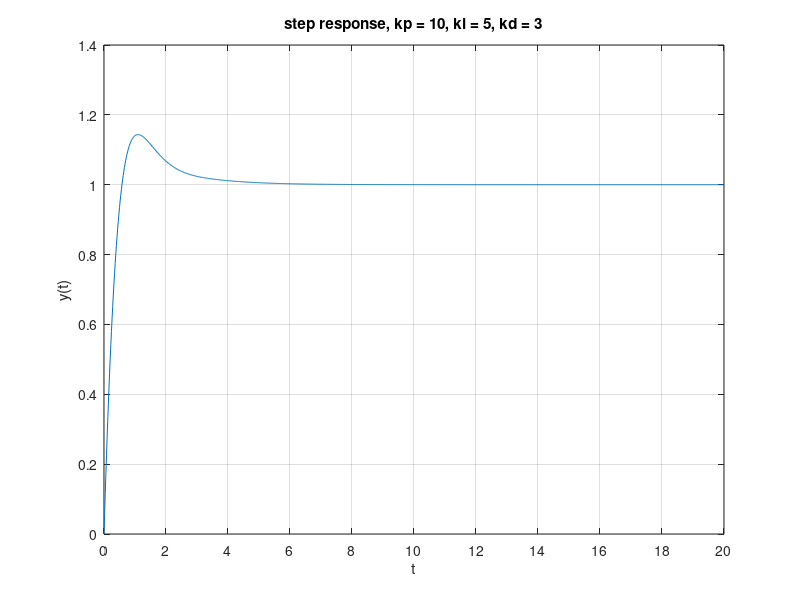
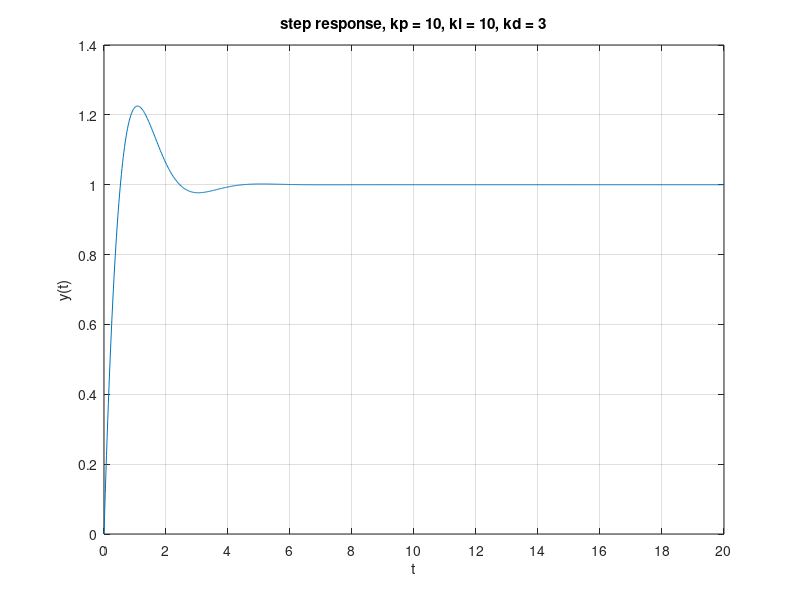
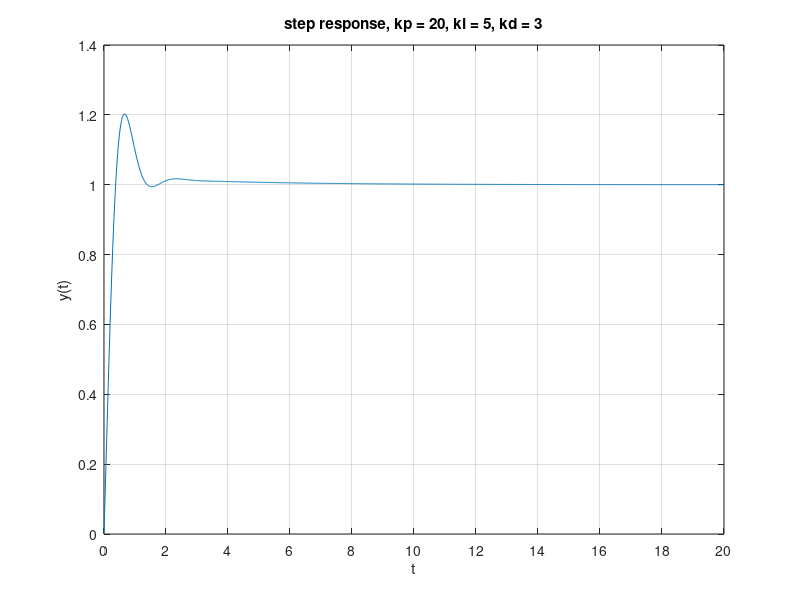
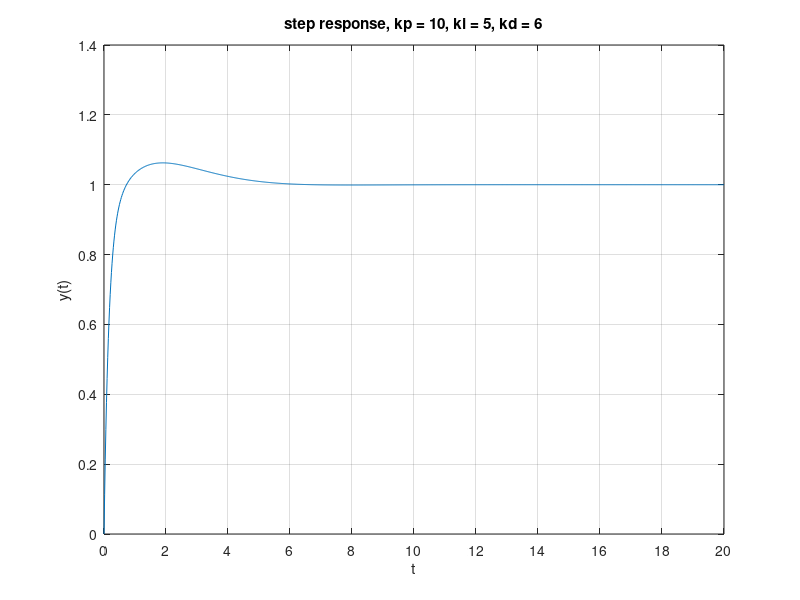

Write the MATLAB code that produced these figures, in order. (Note: this script raises an error after producing the figures.)
%% Lab 4

% Gregory Leonberg

%% Part A -- PID Response to Step Input

%% original case

% sample code given to calculate transfer function
a = 2; kp = 10; ki = 5; kd = 3;
s = tf('s');
G = 1/(s*(s+a));
Gc = kp + ki/s + kd*s;
H = minreal(Gc*G/(1+Gc*G));
Herr = minreal(1/(1+Gc*G));
Hdist = minreal(G/(1+Gc*G));

% determine poles
p = pzmap(H);

% determine 40dB time constant
tau = -log(100) / real(p(3))

% declare x region for plotting
t = linspace(0, 20, 1001);

% unit step function
u = @(t) double(t>=0);

% calculate step response
vals = lsim(H, u(t), t);

% plot step response
figure;
plot(t, vals)
title('step response, kp = 10, ki = 5, kd = 3')
xlabel('t')
ylabel('y(t)')
xlim([0, 20])
ylim([0, 1.4])
set(gca, 'xtick', 0:2:20)
set(gca, 'ytick', 0:0.2:1.4)
grid on;

%% ki = 10

% sample code given to calculate transfer function
a = 2; kp = 10; ki = 10; kd = 3;
s = tf('s');
G = 1/(s*(s+a));
Gc = kp + ki/s + kd*s;
H = minreal(Gc*G/(1+Gc*G));
Herr = minreal(1/(1+Gc*G));
Hdist = minreal(G/(1+Gc*G));

% determine poles
p = pzmap(H);

% determine 40dB time constant
tau = -log(100) / real(p(3))

% declare x region for plotting
t = linspace(0, 20, 1001);

% unit step function
u = @(t) double(t>=0);

% calculate step response
vals = lsim(H, u(t), t);

% plot step response
figure;
plot(t, vals)
title('step response, kp = 10, ki = 10, kd = 3')
xlabel('t')
ylabel('y(t)')
xlim([0, 20])
ylim([0, 1.4])
set(gca, 'xtick', 0:2:20)
set(gca, 'ytick', 0:0.2:1.4)
grid on;

%% kp = 20

% sample code given to calculate transfer function
a = 2; kp = 20; ki = 5; kd = 3;
s = tf('s');
G = 1/(s*(s+a));
Gc = kp + ki/s + kd*s;
H = minreal(Gc*G/(1+Gc*G));
Herr = minreal(1/(1+Gc*G));
Hdist = minreal(G/(1+Gc*G));

% determine poles
p = pzmap(H);

% determine 40dB time constant
tau = -log(100) / real(p(3))

% declare x region for plotting
t = linspace(0, 20, 1001);

% unit step function
u = @(t) double(t>=0);

% calculate step response
vals = lsim(H, u(t), t);

% plot step response
figure;
plot(t, vals)
title('step response, kp = 20, ki = 5, kd = 3')
xlabel('t')
ylabel('y(t)')
xlim([0, 20])
ylim([0, 1.4])
set(gca, 'xtick', 0:2:20)
set(gca, 'ytick', 0:0.2:1.4)
grid on;

%% kd = 6

% sample code given to calculate transfer function
a = 2; kp = 10; ki = 5; kd = 6;
s = tf('s');
G = 1/(s*(s+a));
Gc = kp + ki/s + kd*s;
H = minreal(Gc*G/(1+Gc*G));
Herr = minreal(1/(1+Gc*G));
Hdist = minreal(G/(1+Gc*G));

% determine poles
p = pzmap(H);

% determine 40dB time constant
tau = -log(100) / real(p(3))

% declare x region for plotting
t = linspace(0, 20, 1001);

% unit step function
u = @(t) double(t>=0);

% calculate step response
vals = lsim(H, u(t), t);

% plot step response
figure;
plot(t, vals)
title('step response, kp = 10, ki = 5, kd = 6')
xlabel('t')
ylabel('y(t)')
xlim([0, 20])
ylim([0, 1.4])
set(gca, 'xtick', 0:2:20)
set(gca, 'ytick', 0:0.2:1.4)
grid on;

%% kp = 20, ki = 10

% sample code given to calculate transfer function
a = 2; kp = 20; ki = 10; kd = 3;
s = tf('s');
G = 1/(s*(s+a));
Gc = kp + ki/s + kd*s;
H = minreal(Gc*G/(1+Gc*G));
Herr = minreal(1/(1+Gc*G));
Hdist = minreal(G/(1+Gc*G));

% determine poles
p = pzmap(H);

% determine 40dB time constant
tau = -log(100) / real(p(3))

% declare x region for plotting
t = linspace(0, 20, 1001);

% unit step function
u = @(t) double(t>=0);

% calculate step response
vals = lsim(H, u(t), t);

% plot step response
figure;
plot(t, vals)
title('step response, kp = 20, ki = 10, kd = 3')
xlabel('t')
ylabel('y(t)')
xlim([0, 20])
ylim([0, 1.4])
set(gca, 'xtick', 0:2:20)
set(gca, 'ytick', 0:0.2:1.4)
grid on;

%% kp = 20, kd = 6

% sample code given to calculate transfer function
a = 2; kp = 20; ki = 5; kd = 6;
s = tf('s');
G = 1/(s*(s+a));
Gc = kp + ki/s + kd*s;
H = minreal(Gc*G/(1+Gc*G));
Herr = minreal(1/(1+Gc*G));
Hdist = minreal(G/(1+Gc*G));

% determine poles
p = pzmap(H);

% determine 40dB time constant
tau = -log(100) / real(p(3))

% declare x region for plotting
t = linspace(0, 20, 1001);

% unit step function
u = @(t) double(t>=0);

% calculate step response
vals = lsim(H, u(t), t);

% plot step response
figure;
plot(t, vals)
title('step response, kp = 20, ki = 5, kd = 6')
xlabel('t')
ylabel('y(t)')
xlim([0, 20])
ylim([0, 1.4])
set(gca, 'xtick', 0:2:20)
set(gca, 'ytick', 0:0.2:1.4)
grid on;

%% ki = 10, kd = 6

% sample code given to calculate transfer function
a = 2; kp = 10; ki = 10; kd = 6;
s = tf('s');
G = 1/(s*(s+a));
Gc = kp + ki/s + kd*s;
H = minreal(Gc*G/(1+Gc*G));
Herr = minreal(1/(1+Gc*G));
Hdist = minreal(G/(1+Gc*G));

% determine poles
p = pzmap(H);

% determine 40dB time constant
tau = -log(100) / real(p(3))

% declare x region for plotting
t = linspace(0, 20, 1001);

% unit step function
u = @(t) double(t>=0);

% calculate step response
vals = lsim(H, u(t), t);

% plot step response
figure;
plot(t, vals)
title('step response, kp = 10, ki = 10, kd = 6')
xlabel('t')
ylabel('y(t)')
xlim([0, 20])
ylim([0, 1.4])
set(gca, 'xtick', 0:2:20)
set(gca, 'ytick', 0:0.2:1.4)
grid on;

%% kp = 20, ki = 10, kd = 6

% sample code given to calculate transfer function
a = 2; kp = 20; ki = 10; kd = 6;
s = tf('s');
G = 1/(s*(s+a));
Gc = kp + ki/s + kd*s;
H = minreal(Gc*G/(1+Gc*G));
Herr = minreal(1/(1+Gc*G));
Hdist = minreal(G/(1+Gc*G));

% determine poles
p = pzmap(H);

% determine 40dB time constant
tau = -log(100) / real(p(3))

% declare x region for plotting
t = linspace(0, 20, 1001);

% unit step function
u = @(t) double(t>=0);

% calculate step response
vals = lsim(H, u(t), t);

% plot step response
figure;
plot(t, vals)
title('step response, kp = 20, ki = 10, kd = 6')
xlabel('t')
ylabel('y(t)')
xlim([0, 20])
ylim([0, 1.4])
set(gca, 'xtick', 0:2:20)
set(gca, 'ytick', 0:0.2:1.4)
grid on;

%% Part B - Tracking

clear all;

a = 2; kp = 10; ki = 5; kd = 3;
s = tf('s');
G = 1/(s*(s+a));
Gc = kp + ki/s + kd*s;
H = minreal(Gc*G/(1+Gc*G));
Herr = minreal(1/(1+Gc*G));
Hdist = minreal(G/(1+Gc*G));

% declare x region for plotting
t = linspace(0, 20, 1001);

% unit step function
u = @(t) double(t>=0);

% creating reference input signals
r1 = @(t) u(t) + u(t-10);
r2 = @(t) 0.1 .* t .* u(t);
r3 = @(t) atan(0.1 .* t) .* u(t);
r4 = @(t) 0.04.*t.*u(t) ... 
          - 0.04.*t.*u(t-10) ...
          + (-2 + 0.69.*t - 0.07.*t.*t + 0.0025.*t.*t.*t).*u(t-10) ...
          - (-2 + 0.69.*t - 0.07.*t.*t + 0.0025.*t.*t.*t).*u(t-14) ...
          + (0.8 + 0.2.*(t-14)).*u(t-14) ...
          - (0.8 + 0.2.*(t-14)).*u(t-20);

% generating output with lsim for each input signal
y1 = lsim(H, r1(t), t);
y2 = lsim(H, r2(t), t);     
y3 = lsim(H, r3(t), t);      
y4 = lsim(H, r4(t), t);    

% generate errors for each input signal
ye1 = lsim(Herr, r1(t), t);
ye2 = lsim(Herr, r2(t), t);
ye3 = lsim(Herr, r3(t), t);
ye4 = lsim(Herr, r4(t), t);

% plot outputs wrt inputs, and errors for each input signal

% input signal r1
figure;
plot(t, y1, 'b-', t, r1(t), 'r:');
title('tracking step changes')
legend('y(t)', 'r(t)')
xlabel('t')
ylabel('y(t)')
xlim([0, 20])
ylim([0, 2.5])
set(gca, 'xtick', 0:2:20)
set(gca, 'ytick', 0:0.5:2.5)
grid on;

figure;
plot(t, ye1);
title('tracking error')
xlabel('t')
ylabel('e(t)')
xlim([0, 20])
ylim([-0.2, 1.2])
set(gca, 'xtick', 0:2:20)
set(gca, 'ytick', -0.2:0.2:1.2)
grid on; 
      
% input signal r2
figure;
plot(t, y2, 'b-', t, r2(t), 'r:');
title('ramp tracking')
legend('y(t)', 'r(t)')
xlabel('t')
ylabel('y(t)')
xlim([0, 20])
ylim([0, 2.5])
set(gca, 'xtick', 0:2:20)
set(gca, 'ytick', 0:0.5:2.5)
grid on;

figure;
plot(t, ye2);
title('tracking error')
xlabel('t')
ylabel('e(t)')
xlim([0, 20])
ylim([-0.1, 0.1])
set(gca, 'xtick', 0:2:20)
set(gca, 'ytick', -0.1:0.05:0.1)
grid on;   
  
% input signal r3
figure;
plot(t, y3, 'b-', t, r3(t), 'r:');
title('ramp tracking with correct angle')
legend('y(t)', 'r(t)')
xlabel('t')
ylabel('y(t)')
xlim([0, 20])
ylim([0, 2.5])
set(gca, 'xtick', 0:2:20)
set(gca, 'ytick', 0:0.5:2.5)
grid on;

figure;
plot(t, ye3);
title('tracking error')
xlabel('t')
ylabel('e(t)')
xlim([0, 20])
ylim([-0.1, 0.1])
set(gca, 'xtick', 0:2:20)
set(gca, 'ytick', -0.1:0.05:0.1)
grid on;       
      
% input signal r4
figure;
plot(t, y4, 'b-', t, r4(t), 'r:');
title('accelerating case')
legend('y(t)', 'r(t)')
xlabel('t')
ylabel('y(t)')
xlim([0, 20])
ylim([0, 2.5])
set(gca, 'xtick', 0:2:20)
set(gca, 'ytick', 0:0.5:2.5)
grid on;

figure;
plot(t, ye4);
title('tracking error')
xlabel('t')
ylabel('e(t)')
xlim([0, 20])
ylim([-0.1, 0.1])
set(gca, 'xtick', 0:2:20)
set(gca, 'ytick', -0.1:0.05:0.1)
grid on;       

% ki = 0 plot

% recalculate transfer functions for ki = 0
a = 2; kp = 10; ki = 0; kd = 3;
s = tf('s');
G = 1/(s*(s+a));
Gc = kp + ki/s + kd*s;
H = minreal(Gc*G/(1+Gc*G));
Herr = minreal(1/(1+Gc*G));

% reapply lsim for new transfer functions
y2 = lsim(H, r2(t), t);  
ye2 = lsim(Herr, r2(t), t);

% plot new transfer functions for input r2
figure;
plot(t, y2, 'b-', t, r2(t), 'r:');
title('ramp tracking, ki = 0')
legend('y(t)', 'r(t)')
xlabel('t')
ylabel('y(t)')
xlim([0, 20])
ylim([0, 2.5])
set(gca, 'xtick', 0:2:20)
set(gca, 'ytick', 0:0.5:2.5)
grid on;

figure;
plot(t, ye2);
title('tracking error, ki = 0')
xlabel('t')
ylabel('e(t)')
xlim([0, 20])
ylim([-0.1, 0.1])
set(gca, 'xtick', 0:2:20)
set(gca, 'ytick', -0.1:0.05:0.1)
grid on;   

%% Part C - Torque

clear all;

s = tf('s');

% declare x region for plotting
t = linspace(0, 20, 1001);

% unit step function
u = @(t) double(t>=0);

% creating reference input signals
r1 = @(t) u(t) + u(t-10);
r2 = @(t) 0.1 .* t .* u(t);
r3 = @(t) atan(0.1 .* t) .* u(t);
r4 = @(t) 0.04.*t.*u(t) ... 
          - 0.04.*t.*u(t-10) ...
          + (-2 + 0.69.*t - 0.07.*t.*t + 0.0025.*t.*t.*t).*u(t-10) ...
          - (-2 + 0.69.*t - 0.07.*t.*t + 0.0025.*t.*t.*t).*u(t-14) ...
          + (0.8 + 0.2.*(t-14)).*u(t-14) ...
          - (0.8 + 0.2.*(t-14)).*u(t-20);
      
% sample code given to calculate transfer function
a = 2; kp = 10; ki = 5; kd = 3;

% declare given tau
tau = 0.05;

% recalculate Gc with new tau
Gc = kp + ki/s + (kd*s)/(tau*s+1);

% recalculate H with new tau
H = ((kd + tau*kp)*s*s + (kp + tau*ki)*s + ki) / ...
    (tau*s*s*s*s + (tau*a+1)*s*s*s + (a+kd+tau*kp)*s*s ...
    + (kp + tau*ki)*s + ki);

% f(t) = [r(t) - y(t)] * gc(t)

% generate each y(t) vector
yt1 = lsim(H, r1(t), t);
yt2 = lsim(H, r2(t), t);
yt3 = lsim(H, r3(t), t);
yt4 = lsim(H, r4(t), t);

% generate f(t) vectors
ft1 = lsim(Gc, (r1(t)'-yt1), t);
ft2 = lsim(Gc, (r2(t)'-yt2), t);
ft3 = lsim(Gc, (r3(t)'-yt3), t);
ft4 = lsim(Gc, (r4(t)'-yt4), t);

% plot torque step
figure;
plot(t, ft1)
title('torque f(t) -- step changes')
xlabel('t')
ylabel('f(t)')
xlim([0,20])
ylim([-20, 80])
set(gca, 'xtick', 0:2:20)
set(gca, 'ytick', -20:20:80)

% plot torque ramp tracking
figure;
plot(t, ft2)
title('torque f(t) -- ramp tracking')
xlabel('t')
ylabel('f(t)')
xlim([0,20])
ylim([0, 0.5])
set(gca, 'xtick', 0:2:20)
set(gca, 'ytick', 0:0.1:0.5)
grid on;

% plot torque ramp angle
figure;
plot(t, ft3)
title('torque f(t) -- ramp with correct angle')
xlabel('t')
ylabel('f(t)')
xlim([0,20])
ylim([0, 0.5])
set(gca, 'xtick', 0:2:20)
set(gca, 'ytick', 0:0.1:0.5)
grid on;

% plot torque accel
figure;
plot(t, ft4)
title('torque f(t) -- accelerating case')
xlabel('t')
ylabel('f(t)')
xlim([0,20])
ylim([0,0.5])
set(gca, 'xtick', 0:2:20)
set(gca, 'ytick', 0:0.1:0.5)
grid on;

% set tau to zero
tau = 0;


%% Part D - Disturbance

clear all;

% declare x region for plotting
t = linspace(0, 20, 1001);

% unit step function
u = @(t) double(t>=0);

% creating reference input signals
r1 = @(t) u(t) + u(t-10);
r2 = @(t) 0.1 .* t .* u(t);
r3 = @(t) atan(0.1 .* t) .* u(t);
r4 = @(t) 0.04.*t.*u(t) ... 
          - 0.04.*t.*u(t-10) ...
          + (-2 + 0.69.*t - 0.07.*t.*t + 0.0025.*t.*t.*t).*u(t-10) ...
          - (-2 + 0.69.*t - 0.07.*t.*t + 0.0025.*t.*t.*t).*u(t-14) ...
          + (0.8 + 0.2.*(t-14)).*u(t-14) ...
          - (0.8 + 0.2.*(t-14)).*u(t-20);
      
% sample code given to calculate transfer function
a = 2; kp = 10; ki = 5; kd = 3;
s = tf('s');
G = 1/(s*(s+a));
Gc = kp + ki/s + kd*s;
H = minreal(Gc*G/(1+Gc*G));
Herr = minreal(1/(1+Gc*G));
Hdist = minreal(G/(1+Gc*G));     

% generate noise
fdist1 = 2*(u(t-4)-u(t-6)); % wind gust
seed=2016; rng(seed); % initialize random number generator
fdist2 = randn(size(t)); % zero-mean, unit-variance noise

% case 1 subcase 1 calculations
ydist11 = lsim(Hdist,fdist1,t);
y11 = lsim(H,r1(t),t);
ytot11 = y11 + ydist11;

% case 1 subcase 2 calculations
ydist12 = lsim(Hdist,fdist1,t);
y12 = lsim(H,r2(t),t);
ytot12 = y12 + ydist12;

% case 1 subcase 3 calculations
ydist13 = lsim(Hdist,fdist1,t);
y13 = lsim(H,r3(t),t);
ytot13 = y13 + ydist13;

% case 1 subcase 4 calculations
ydist14 = lsim(Hdist,fdist1,t);
y14 = lsim(H,r4(t),t);
ytot14 = y14 + ydist14;

% case 2 subcase 1 calculations
ydist21 = lsim(Hdist,fdist2,t);
y21 = lsim(H,r1(t),t);
ytot21 = y21 + ydist21;

% case 2 subcase 2 calculations
ydist22 = lsim(Hdist,fdist2,t);
y22 = lsim(H,r2(t),t);
ytot22 = y22 + ydist22;

% case 2 subcase 3 calculations
ydist23 = lsim(Hdist,fdist2,t);
y23 = lsim(H,r3(t),t);
ytot23 = y23 + ydist23;

% case 2 subcase 4 calculations
ydist24 = lsim(Hdist,fdist2,t);
y24 = lsim(H,r4(t),t);
ytot24 = y24 + ydist24;

% plot case 1 subcase 1
figure;
plot(t, ytot11, 'b-', t, r1(t), 'r--', t, fdist1, 'r:');
title('wind gust -- step changes')
legend('location', 'se', 'y(t)', 'r(t)', 'fdist')
xlabel('t')
ylabel('y(t)')
xlim([0, 20])
ylim([0, 2.5])
set(gca, 'xtick', 0:2:20)
set(gca, 'ytick', 0:0.5:2.5)

% plot case 1 subcase 2
figure;
plot(t, ytot12, 'b-', t, r2(t), 'r--', t, fdist1, 'r:');
title('wind gust -- ramp')
legend('location', 'se', 'y(t)', 'r(t)', 'fdist')
xlabel('t')
ylabel('y(t)')
xlim([0, 20])
ylim([0, 2.5])
set(gca, 'xtick', 0:2:20)
set(gca, 'ytick', 0:0.5:2.5)

% plot case 1 subcase 3
figure;
plot(t, ytot13, 'b-', t, r3(t), 'r--', t, fdist1, 'r:');
title('wind gust -- ramp with correct angle')
legend('location', 'ne', 'y(t)', 'r(t)', 'fdist')
xlabel('t')
ylabel('y(t)')
xlim([0, 20])
ylim([0, 2.5])
set(gca, 'xtick', 0:2:20)
set(gca, 'ytick', 0:0.5:2.5)

% plot case 1 subcase 4
figure;
plot(t, ytot14, 'b-', t, r4(t), 'r--', t, fdist1, 'r:');
title('wind gust -- accelerating')
legend('location', 'se', 'y(t)', 'r(t)', 'fdist')
xlabel('t')
ylabel('y(t)')
xlim([0, 20])
ylim([0, 2.5])
set(gca, 'xtick', 0:2:20)
set(gca, 'ytick', 0:0.5:2.5)

% plot case 2 subcase 1
figure;
plot(t, ytot21, 'b-', t, r1(t), 'r--');
title('wind noise -- step changes')
legend('location', 'nw', 'y(t)', 'r(t)')
xlabel('t')
ylabel('y(t)')
xlim([0, 20])
ylim([0, 2.5])
set(gca, 'xtick', 0:2:20)
set(gca, 'ytick', 0:0.5:2.5)

% plot case 2 subcase 2
figure;
plot(t, ytot22, 'b-', t, r2(t), 'r--');
title('wind noise -- ramp')
legend('location', 'nw', 'y(t)', 'r(t)')
xlabel('t')
ylabel('y(t)')
xlim([0, 20])
ylim([0, 2.5])
set(gca, 'xtick', 0:2:20)
set(gca, 'ytick', 0:0.5:2.5)

% plot case 2 subcase 3
figure;
plot(t, ytot23, 'b-', t, r3(t), 'r--');
title('wind noise -- ramp with correct angle')
legend('location', 'nw', 'y(t)', 'r(t)')
xlabel('t')
ylabel('y(t)')
xlim([0, 20])
ylim([0, 2.5])
set(gca, 'xtick', 0:2:20)
set(gca, 'ytick', 0:0.5:2.5)

% plot case 2 subcase 4
figure;
plot(t, ytot24, 'b-', t, r4(t), 'r--');
title('wind noise -- accelerating')
legend('location', 'nw', 'y(t)', 'r(t)')
xlabel('t')
ylabel('y(t)')
xlim([0, 20])
ylim([0, 2.5])
set(gca, 'xtick', 0:2:20)
set(gca, 'ytick', 0:0.5:2.5)